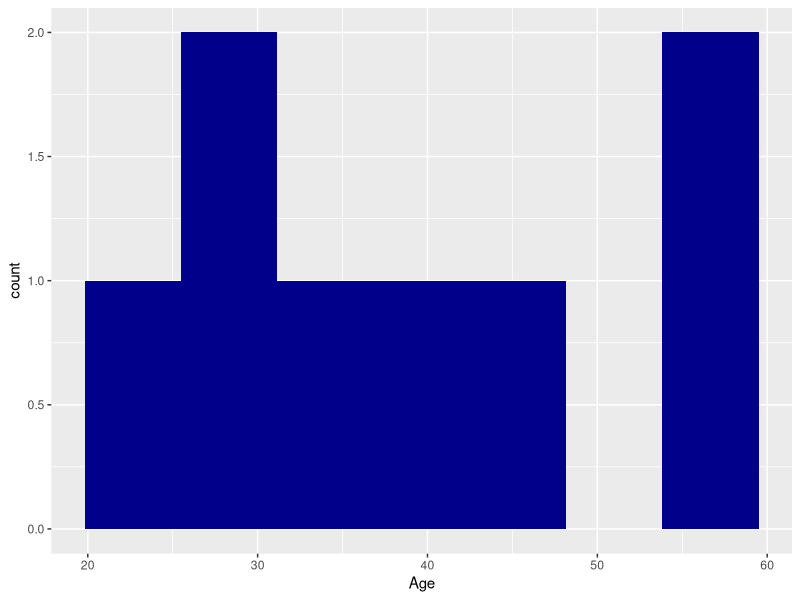
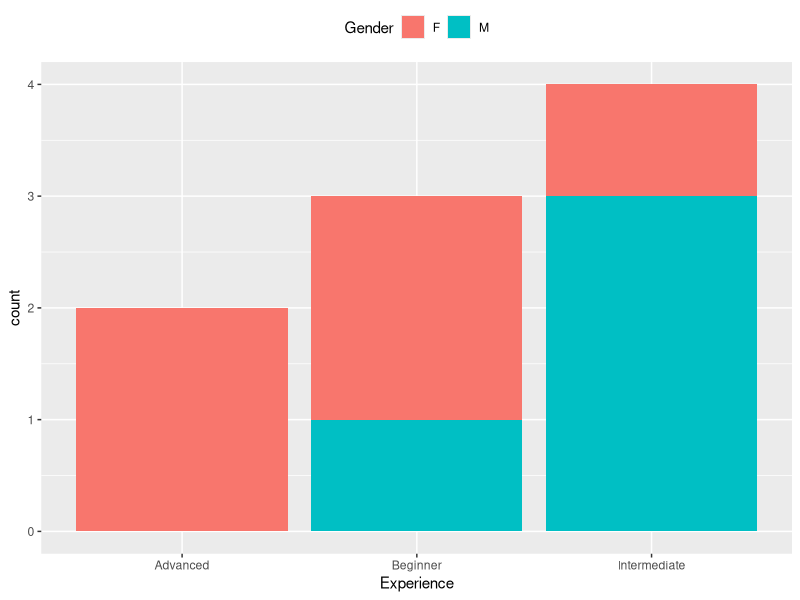
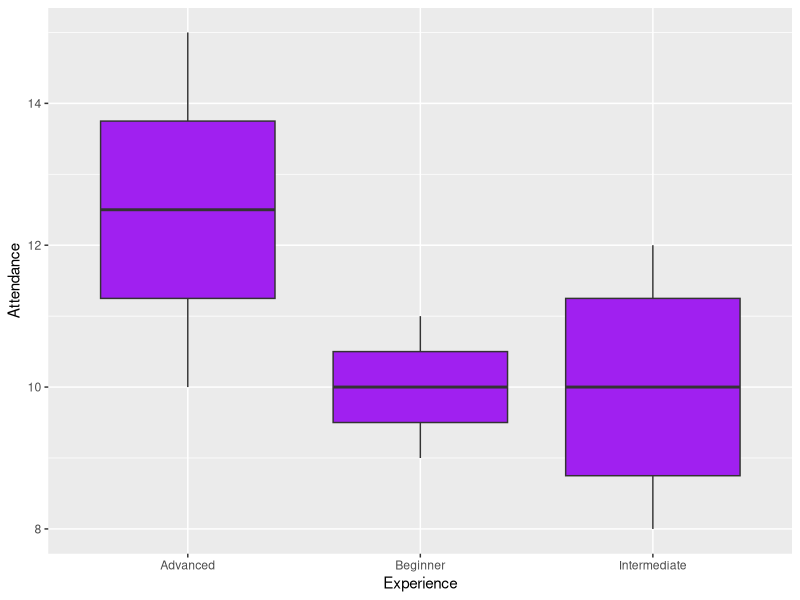
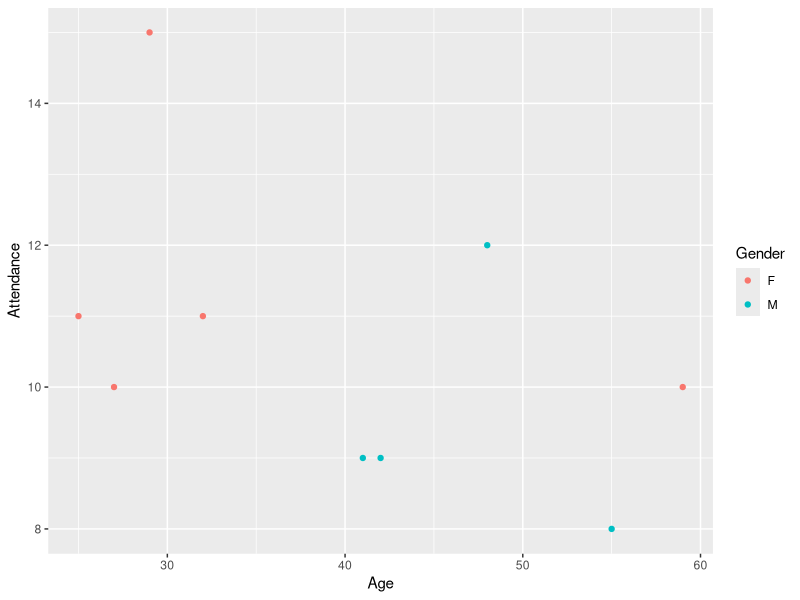
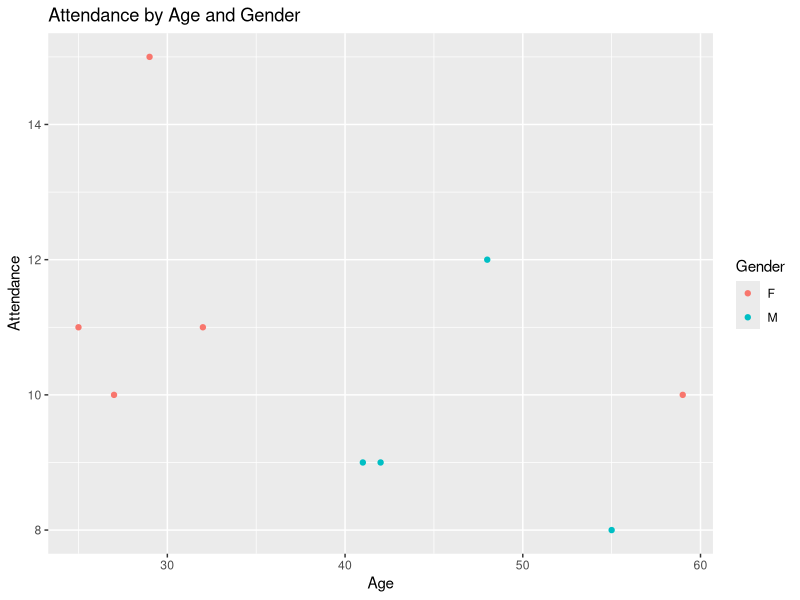

These charts were generated, in order, by the following R code: (Note: this script raises an error after producing the figures.)
#1
#Setting up the environment
library(tidyverse)

#2
#Creating a data frame
mindful_df <- data.frame(ID = c(1, 2, 3, 4, 5, 6, 7, 8),
                         Name = c("Rachel", "Adam", "Joshua", "Tiara", "Andrew", "Adriana", "Liz", "Olivia"),
                         Gender = c("F", "M", "M", "F", "M", "F", "F", "F"),
                         Age = c(27, 48, 55, 29, 41, 25, 59, 32))

#3
#Viewing the data
head(mindful_df)

#4
#Calculating the average age of the group
mean(mindful_df$Age)

#5
#Displaying the number of males and females
table(mindful_df$Gender)

#6
#Calculating the median age of the group
median(mindful_df$Age)

#7
#Creating a graph of the ages
ggplot(data = mindful_df, aes(x = Age)) +
  geom_histogram(bins = 7, fill = "dark blue")

#8
#Creating a summary report
summary(mindful_df)

#9
#Adding a new variable to the data frame
mindful_df$Experience <- c("Beginner", "Intermediate", "Intermediate", "Advanced", "Beginner", "Intermediate", "Advanced", "Beginner")

#10
#Adding a new observation to the data frame
new_obs <- data.frame(ID = 9,
                      Name = "John",
                      Gender = "M",
                      Age = 42,
                      Experience = "Intermediate")
mindful_df <- rbind(mindful_df, new_obs)

#11
#Creating a graphical representation of the data
ggplot(mindful_df, aes(x = Experience, fill = Gender)) +
  geom_bar() +
  theme(legend.position = "top")

#12
#Creating a new variable
mindful_df$Attendance <- c(10, 12, 8, 15, 9, 11, 10, 11, 9)

#13
#Creating a boxplot of the attendance
ggplot(mindful_df, aes(x = Experience, y = Attendance)) +
  geom_boxplot(fill = "purple")

#14
#Listing the names of group members who attended more than 10 sessions
mindful_df %>% 
  filter(Attendance > 10) %>% 
  select(Name)

#15
#Calculating the overall average attendance
mean(mindful_df$Attendance)

#16
#Creating a scatterplot
ggplot(mindful_df, aes(x = Age, y = Attendance, color = Gender)) +
  geom_point()

#17
#Adding a title to the scatterplot
ggplot(mindful_df, aes(x = Age, y = Attendance, color = Gender)) +
  geom_point() +
  ggtitle("Attendance by Age and Gender")

#18
#Creating a line graph of the average attendance by age
ggplot(mindful_df, aes(x = Age)) +
  geom_line(aes(y = Attendance)) +
  geom_point()

#19
#Creating a factor variable
mindful_df$Satisfaction <- factor(c("Satisfied", "Satisfied", "Neutral", "Neutral",
                                    "Neutral", "Satisfied", "Satisfied", "Neutral", "Satisfied"))

#20
#Creating a bar graph of satisfaction by age
ggplot(mindful_df, aes(x = Age, fill = Satisfaction)) +
  geom_bar() +
  theme(legend.position = "top")